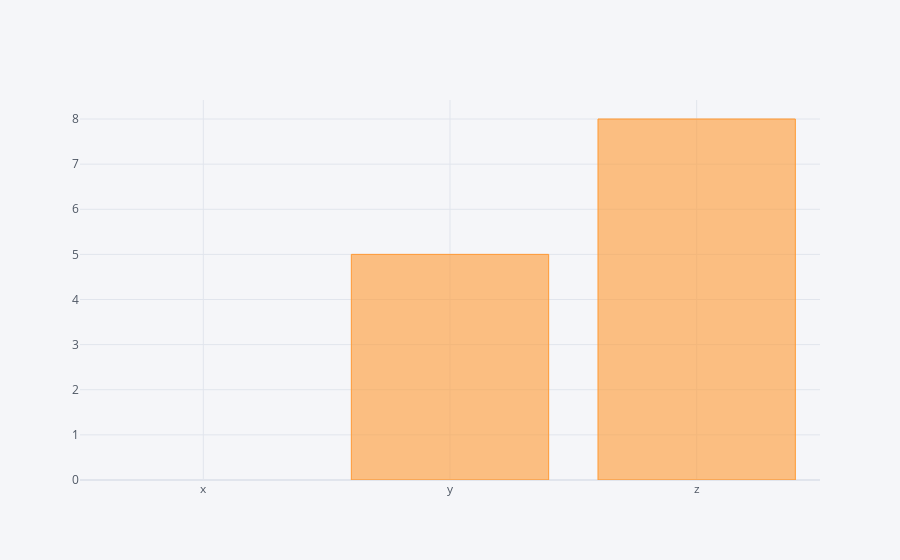

Here is the notebook cell this chart was saved with:
### Code cell
df.max().iplot(kind = "bar")

### Figure 1 — Plotly figure (JSON) as saved in the notebook; plotly's stock layout.template omitted (floating-point values rounded to 4 significant figures)
{"data": [{"marker": {"color": "rgba(255, 153, 51, 0.6)", "line": {"color": "rgba(255, 153, 51, 1.0)", "width": 1}}, "name": "None", "orientation": "v", "text": "", "type": "bar", "x": ["x", "y", "z"], "y": ["e", 5, 8]}], "layout": {"legend": {"bgcolor": "#F5F6F9", "font": {"color": "#4D5663"}}, "paper_bgcolor": "#F5F6F9", "plot_bgcolor": "#F5F6F9", "title": {"font": {"color": "#4D5663"}}, "xaxis": {"gridcolor": "#E1E5ED", "showgrid": true, "tickfont": {"color": "#4D5663"}, "title": {"font": {"color": "#4D5663"}, "text": ""}, "zerolinecolor": "#E1E5ED"}, "yaxis": {"gridcolor": "#E1E5ED", "showgrid": true, "tickfont": {"color": "#4D5663"}, "title": {"font": {"color": "#4D5663"}, "text": ""}, "zerolinecolor": "#E1E5ED"}}}
